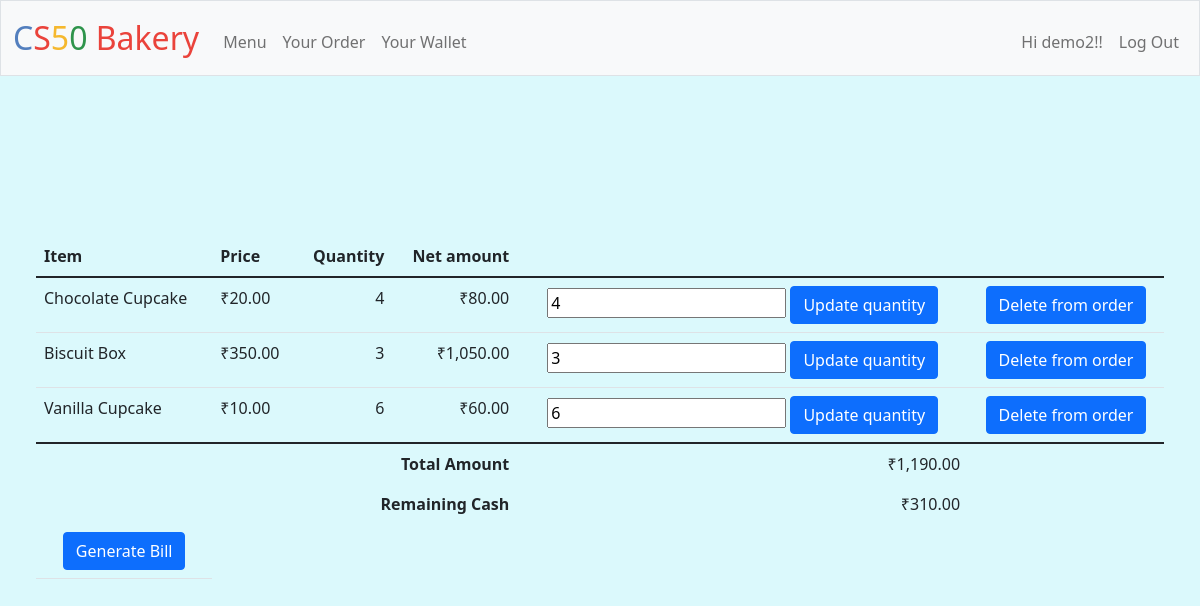
The app's page /order (signed in) with its own data.
### tables this page shows
CREATE TABLE employee(id INTEGER PRIMARY KEY AUTOINCREMENT NOT NULL, employeeid TEXT, hash TEXT NOT NULL, cash NUMERIC DEFAULT 1000.00);

CREATE TABLE orders(id3 INTEGER PRIMARY KEY AUTOINCREMENT NOT NULL,uid INTEGER,item TEXT,price TEXT,quantity TEXT,qty TEXT,net TEXT);

### app.py (the view)
@app.route("/order", methods=["GET"])
@login_required
def order():
    rows=db.execute("SELECT * FROM orders WHERE uid=?",session["user_id"])
    tot=0
    for r in rows:
        tot=tot+float(r["net"][1:].replace(',', ''))
    cash=db.execute("SELECT * FROM employee WHERE id=?",session["user_id"])
    u=db.execute("SELECT * FROM employee WHERE id=?",session["user_id"])
    return render_template("order.html",tot=usd(tot),cash=usd(float(cash[0]["cash"])),info=rows,uid=session["user_id"],user=u[0]["employeeid"])

### app.py (called while the page is built)
@app.after_request
def after_request(response):
    response.headers["Cache-Control"] = "no-cache, no-store, must-revalidate"
    response.headers["Expires"] = 0
    response.headers["Pragma"] = "no-cache"
    return response

### helpers.py (called while the page is built)
def login_required(f):
    @wraps(f)
    def decorated_function(*args, **kwargs):
        if session.get("user_id") is None:
            return redirect("/first")
        return f(*args, **kwargs)
    return decorated_function

def usd(value):
    return f"₹{value:,.2f}"

### templates/order.html (shortened to what this page needs)
{% extends "layout.html" %}
{% block main %}
<main class="container-fluid py-5 text-center">
    <table class="table">
        <thead>
            <tr>
                <th class="text-start">Item</th>
                <th class="text-start">Price</th>
                <th class="text-end">Quantity</th>
                <th class="text-end">Net amount</th>
            </tr>
        </thead>
        <tbody>
            {% for infos in info %}
                <tr>
                    <td class="text-start">{{ infos.item }}</td>
                    <td class="text-start">{{ infos.price }}</td>
                    <td class="text-end">{{ infos.qty  }}</td>
                    <td class="text-end">{{ infos.net  }}</td>
                    <td>
                        <form action="/updateorder" method="post">
                            <input name="order.{{ infos.item }}" type="number"  min="1"  value="{{infos.qty}}">
                            <button class="btn btn-primary" type="submit">Update quantity</button>
                        </form>
                    </td>
                    <td>
                        <form action="/deleteorder" method="post">
                            <button class="btn btn-primary" name="orderd.{{ infos.item }}" type="submit">Delete from order</button>
                        </form>
                    </td>
               </tr>
            {% endfor %}
        </tbody>
        <tfoot>
            <tr>
                <td class="border-0 fw-bold text-end" colspan="4">Total Amount</td>
                <td class="border-0 text-end">{{ tot }}</td>
            </tr>
            <tr>
                <td class="border-0 fw-bold text-end" colspan="4">Remaining Cash</td>
                <td class="border-0 w-bold text-end">{{ cash }}</td>
            </tr>
            <div class="mb-3">
            <tr>
                <td>
                    <form action="/bill" method="post">
                        <button class="btn btn-primary" name="bill.{{ uid }}" type="submit">Generate Bill</button>
                    </form>
                </td>
            </tr>
            </div>
        </tfoot>
        </table>
        </main>
{% endblock %}

### templates/layout.html (shortened to what this page needs)
<!DOCTYPE html>
<html lang="en">
    <head>
        <link href="https://cdn.jsdelivr.net/npm/bootstrap@5.1.3/dist/css/bootstrap.min.css" rel="stylesheet">
        <link href="/static/styles.css" rel="stylesheet">
    </head>
    <body>
        <nav class="bg-light border navbar navbar-expand-md navbar-light">
            <div class="container-fluid">
                <a class="navbar-brand"><span class="blue">C</span><span class="red">S</span><span class="yellow">5</span><span class="green">0</span> <span class="red">Bakery</span></a>
                <div class="collapse navbar-collapse" id="navbar">
                    {% if session["user_id"] %}
                        <ul class="navbar-nav me-auto mt-2">
                            <li class="nav-item"><a class="nav-link" href="/menu">Menu</a></li>
                            <li class="nav-item"><a class="nav-link" href="/order">Your Order</a></li>
                            <li class="nav-item"><a class="nav-link" href="/wallet">Your Wallet</a></li>
                        </ul>
                        <ul class="navbar-nav ms-auto mt-2">
                            <li class="nav-item"><a class="nav-link">Hi {{ user }}!!</a></li>
                            <li class="nav-item"><a class="nav-link" href="/logout">Log Out</a></li>
                        </ul>
                    {% else %}
                        <ul class="navbar-nav ms-auto mt-2">
                            <li class="nav-item"><a class="nav-link" href="/create account">Create Account</a></li>
                            <li class="nav-item"><a class="nav-link" href="/login">Log In</a></li>
                        </ul>
                    {% endif %}
                </div>
            </div>
        </nav>
    <main class="container-fluid py-5 text-center">
        <main class="container-fluid py-5 text-center">
            {% block main %}{% endblock %}
        </main>
    </body>
</html>

### static/styles.css (style rules this page uses)
body { background-color: #DBF9FC; }
nav .navbar-brand { font-size: xx-large; }
nav .navbar-brand .blue { color: #537fbe; }
nav .navbar-brand .red { color: #ea433b; }
nav .navbar-brand .yellow { color: #f5b82e; }
nav .navbar-brand .green { color: #2e944b; }

### records on screen
employee: employeeid "demo2"
orders: item "Chocolate Cupcake", price "₹20.00", qty "4", net "₹80.00"
orders: item "Biscuit Box", price "₹350.00", qty "3", net "₹1,050.00"
orders: item "Vanilla Cupcake", price "₹10.00", qty "6", net "₹60.00"

### other values on screen
{{ tot }} "₹1,190.00"
{{ cash }} "₹310.00"
